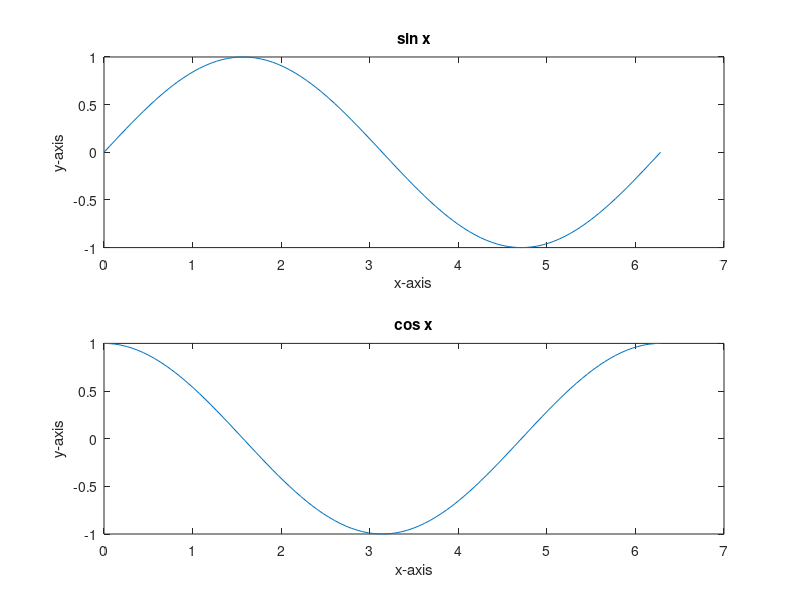

The MATLAB script that drew this image:
x = linspace(0, 2*pi, 100);
y = sin(x);
z = cos(x);
plot(x,y,x,z)
subplot(2,1,1)
plot(x,y)
title("sin x")
xlabel("x-axis")
ylabel("y-axis")
subplot(2,1,2)
plot(x,z)
title("cos x")
xlabel("x-axis")
ylabel("y-axis")